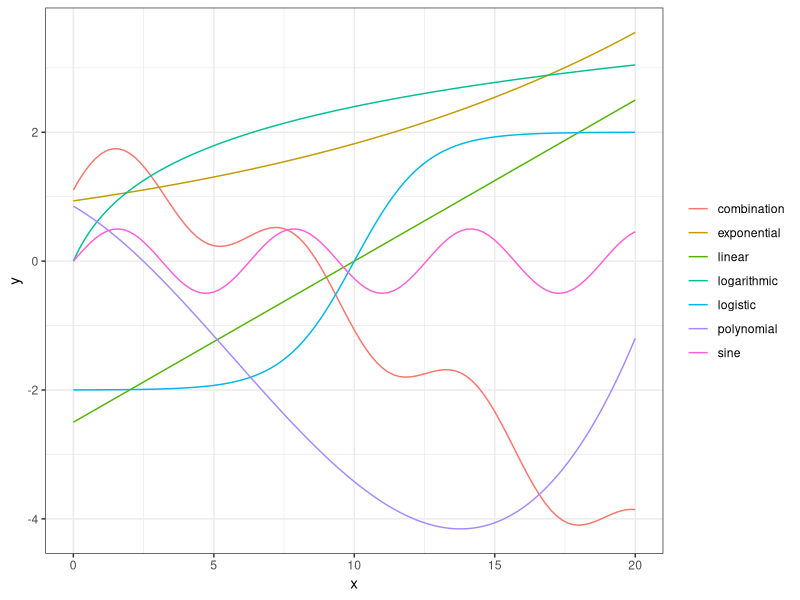
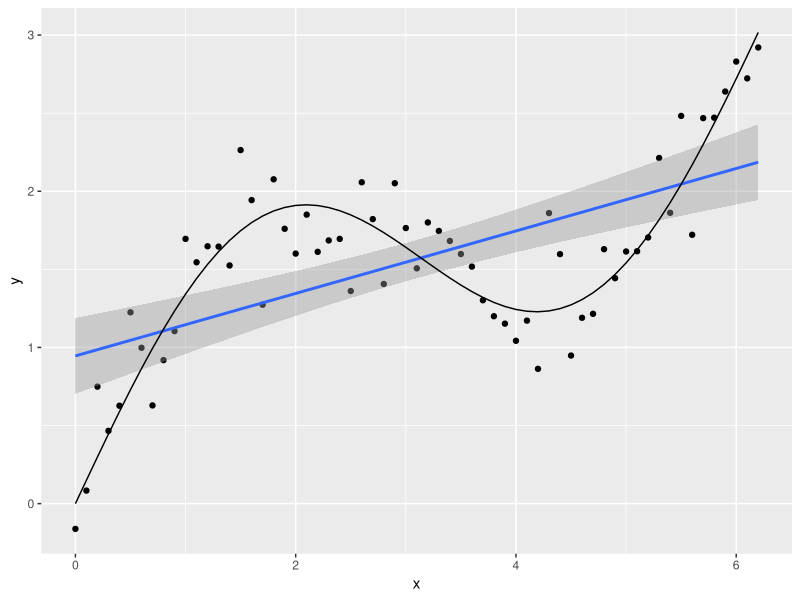
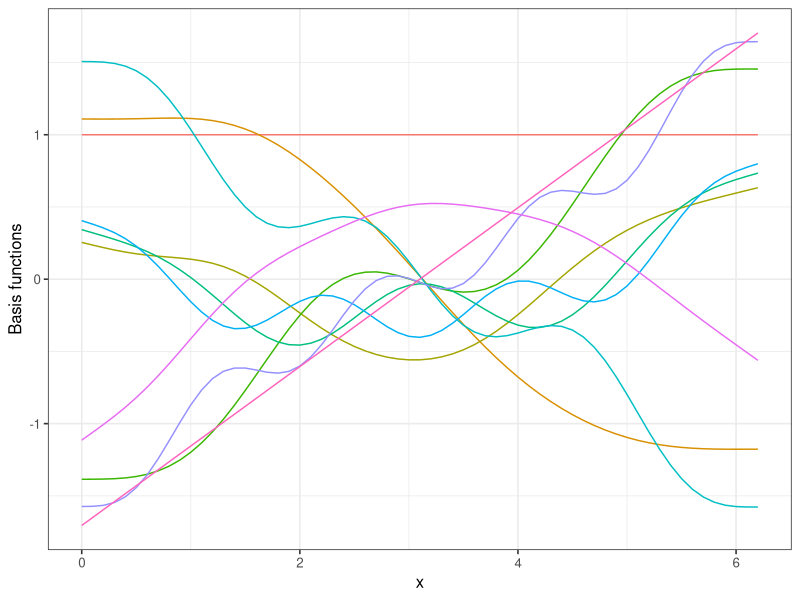
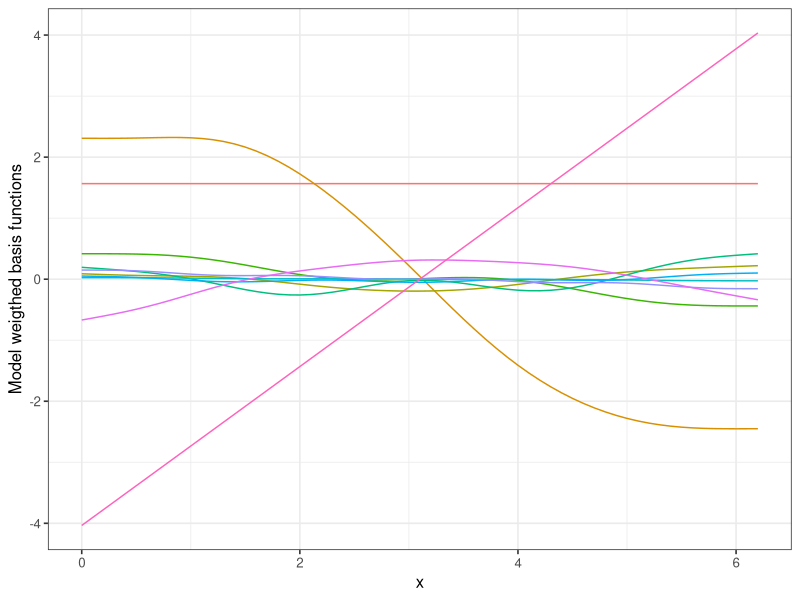
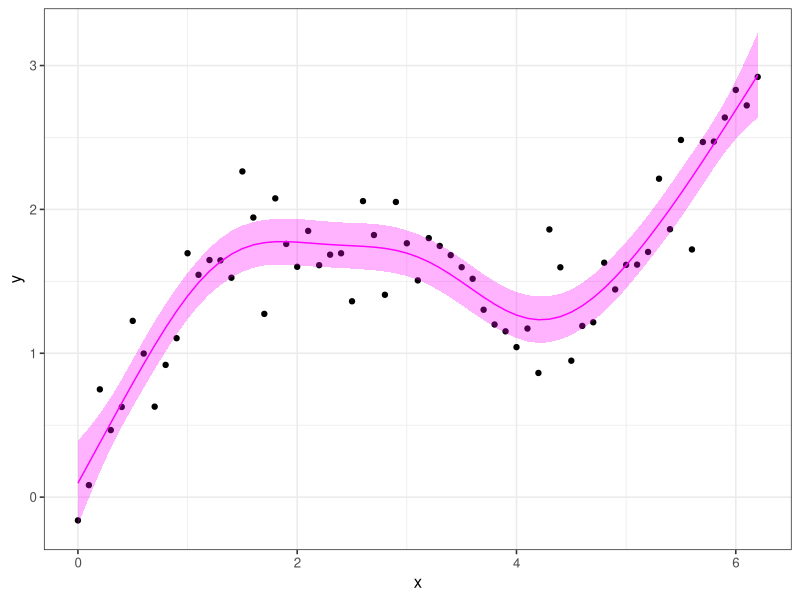
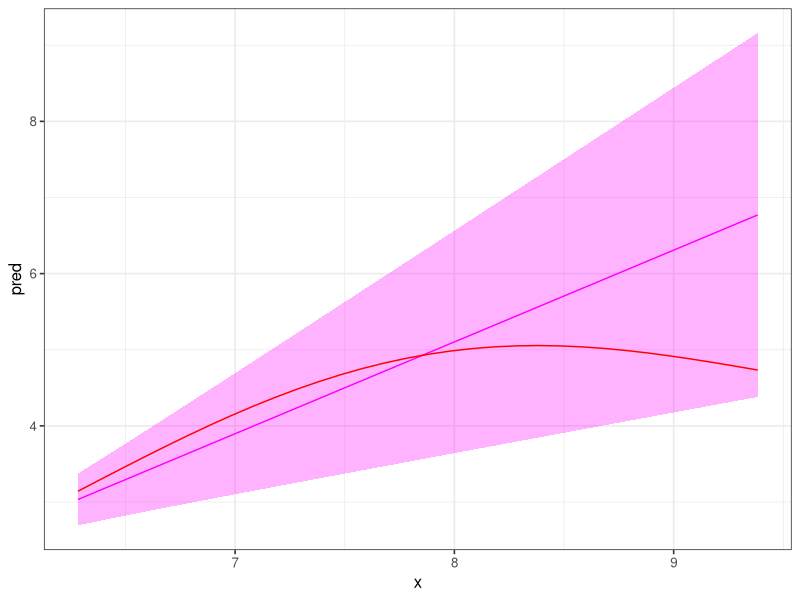
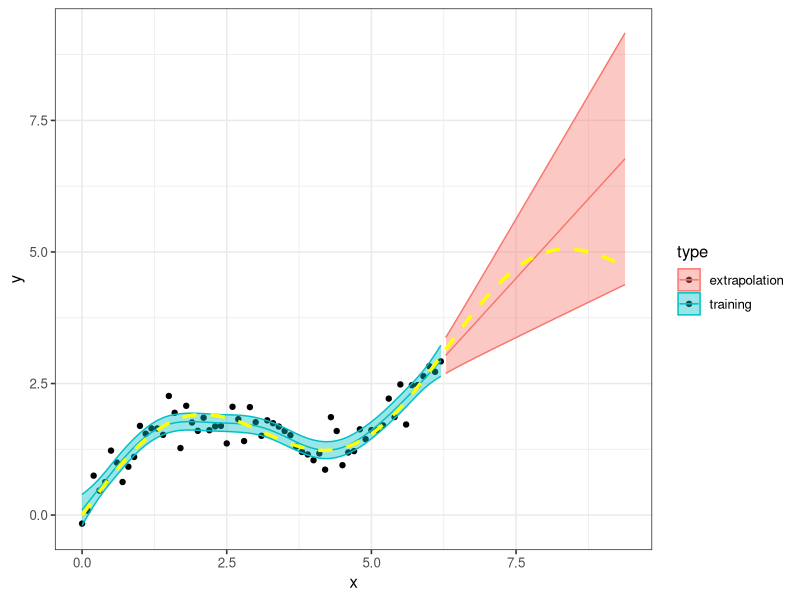

The R source for these figures, in order:
## ---- chunk 1
library(tidyverse)
x <-  seq(0,20,0.2)
df <- data.frame(x = x, 
                 linear = .25*x -2.5,
                 exponential = exp((x-1)/15),
                 logarithmic = log(x+1),
                 logistic = 4*exp(.8*(x-10))/(1+exp(.8*(x-10)))-2,
                 polynomial = 1-0.4*x - .02*(x-2)^2+0.0025*(x-3)^3,
                 sine = .5*sin(x),
                 combination = -.3*x+.5*sin(x)+ log(x+1)/2 -.02*x^2 + exp((x+1)/10))

df <- pivot_longer(df, -x)
ggplot(df, aes(x=x, y = value, col = name)) + geom_line() + theme_bw() +
  theme(legend.title = element_blank()) +
  xlab("x")+ylab("y")
## ---- chunk 2
knitr::include_url("http://www.youtube.com/embed/OAjA1m3pGP8?rel=0")
## ---- chunk 3
set.seed(123) # seed for reproducibility
dat <- tibble(
  x = seq(0, pi * 2, 0.1),  
  sin_x = .5*x+sin(x), # expected value
  y =   sin_x +  rnorm(n = length(x), mean = 0,
                       sd = sd(sin_x / 2))) # add noise
head(dat) # print first 6 observations
## ---- chunk 4
ggplot(dat, aes(x = x, y = y)) + geom_point() + 
  geom_smooth(method = "lm") +  geom_line(aes(y = sin_x))
## ---- chunk 5
library(mgcv) # gam package
mod <- gam(y ~ s(x), data = dat, method = "REML")
## ---- chunk 6
summary(mod)
## ---- chunk 7
# Extract model matrix: 
MM <- model.matrix(mod)
MM <- as_tibble(MM)
MM$x <- dat$x
MM <- pivot_longer(MM, -x)



# Plot basis functions
ggplot(MM, aes(x = x, y = value, group = name, col = name)) +
  geom_line() +
  theme_bw(12)+
  theme(legend.position = "none") +
  labs(y = "Basis functions")
## ---- chunk 8
# Extract coefficient from the model and merge model matrix: 
coefs <- tibble(coef = coef(mod))
coefs$name <- names(coef(mod))
MM <- left_join(MM,coefs, by = "name")
# Plot model weigthed basis functions
ggplot(MM, aes(x = x, y = value*coef, group = name, col = name)) +
  geom_line() +
  theme_bw(12)+
  theme(legend.position = "none") +
  labs(y = "Model weigthed basis functions")
## ---- chunk 9
pred.mod <- predict(mod, se.fit = TRUE) # predict values with standard error
dat <- dat %>% 
  mutate(pred = pred.mod$fit,
         lwr = pred - 1.96 * pred.mod$se.fit,
         upr = pred + 1.96 * pred.mod$se.fit)
ggplot(data = dat, aes(x = x)) + 
  geom_point(aes(y=y)) +
  geom_line(aes(y = pred), col = "magenta")+
  geom_ribbon(aes(ymin = lwr, ymax = upr), alpha = .3, fill = "magenta") +
  theme_bw(12) +
  labs(
    x = "x",
    y = "y"
  )
## ---- chunk 10
# Setting up new data:
dat.ext <- tibble( 
  x = seq(2*pi, 3*pi, 0.1),
  sin_x = 0.5*x+sin(x) # underlying signal
  )

# Predicting
pred.ext <- predict(mod, newdata = dat.ext, se.fit = TRUE, type =)

# adding predictions to data frame:
dat.ext <- dat.ext %>% 
  mutate(pred = pred.ext$fit, 
         lwr = pred - 1.96 * pred.ext$se.fit,
         upr = pred + 1.96 * pred.ext$se.fit)

# Plotting results: 
ggplot(dat.ext, aes(x = x))+
  geom_line(aes(y = pred), col = "magenta")+
  geom_ribbon(aes(ymin = lwr, ymax = upr), fill = "magenta", alpha = 0.3)+
  geom_line(aes(y = sin_x), col = "red")+
  theme_bw(12)
## ---- chunk 11
dat.combined <- rbind(
  dat %>% mutate(type = "training"),           # adding colum type to split 
  dat.ext %>% mutate(y=NA, type = "extrapolation")# the two data sources by
  )
ggplot(dat.combined, aes(x=x, col = type, fill = type))+
  geom_point(aes(y=y), color = "black") +
  geom_ribbon(aes(ymin = lwr, ymax = upr), alpha = .4)+
  geom_line(aes(y=pred))+
  geom_line(aes(y=sin_x), col = "yellow", lwd = 1.2, lty =2)+
  theme_bw(12)
  

